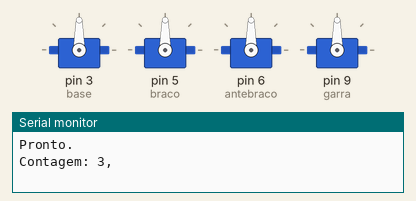
Simulated run of this sketch. Board: Arduino Uno, built with avr-gcc and run on an emulated ATmega328P. Shown: 4 × servo, the last lines printed to the serial monitor.

Above: at 0.1 s.
At 4.01 s:
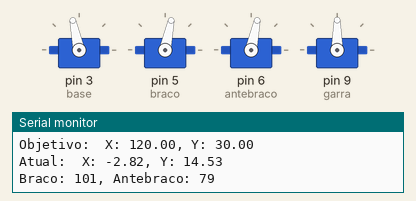
At 5.49 s:
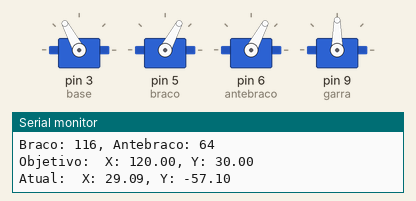
At 39.94 s:
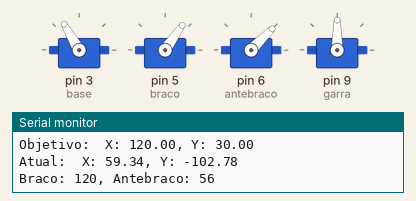
Timing chart, 0 to 40.0 s (numbered marks = the images above):
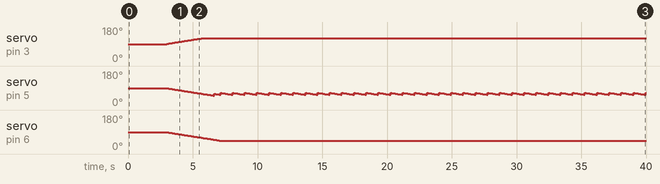

Measured:
- by itself, servo on pin 3 (base): moves from 90° to 120° over 2.6 s
- by itself, servo on pin 6 (antebraco): moves from 90° to 45° over 4.0 s

The sketch:

meArm_CinematicaDireta.ino
```cpp
#include <Servo.h>
#include <math.h>

Servo base, braco, antebraco, garra;           //Declara todos os servos.

const int cBraco = 84;                         //Comprimento do braço.
const int cAntebraco = 82;                     //Comprimento do antebraço.
const int erro[] = {90, 180, -90, -40};        //Erro para cálculos.
const int posInicial[] = {90, 90, 90, 90};     //Posições iniciais.
const int limiteBaixo[] = {0, 50, 30, 60};     //Limites baixos.
const int limiteAlto[] = {180, 140, 100, 90};  //Limites altos.
bool garraAberta = false;                      //Estado da garra.

int frameAtual = 0;          //Frame atual.
const float frame[4][4] = {  //cria um roteiro com as coordenadas da garra em cada frame.
  {90, 90, 0},
  {120, 30, 45},
  {60, 60, 20},
  {120, 30, 160}
  };

int angulos[] = {90, 90, 90, 90};  //Angulos dos servos.
float coordenadas[]={90, 0, 92};  //Coordenadas da garra.

void setup(){
	Serial.begin(9600);  //Inicia a comunicação serial.
	conexoes();          //Declara as portas onde cada servo está conectado.
	escritaInicial();    //Coloca os servos nas posições iniciais.
	contagem();          //Faz uma contagem regressiva para que a garra comece a se mover.
}

void loop(){
	atualizacao();         //Atualiza o frame ao final de cada movimento.
	while(!comparacao()){
    incremento();        //Suavizar o movimento dos servos.
	  verificacao();       //Verifica se os ângulos estão dentro do limite permitido.
	  mover();             //Move os servos.
	  calcs();             //Faz os cálculos necessários para descobrir os ângulos dos servos.
	  debug();             //Envia informações úteis para diagnóstico.
  }
  abrirGarra();          //Controla a abertura da garra.
}

void conexoes(){
	base.attach(3);       //Conecta a base à porta 3.
	braco.attach(5);      //Conecta o braco à porta 5.
	antebraco.attach(6);  //Conecta o antebraco à porta 6.
	garra.attach(9);      //Conecta a garra à porta 9.
}

void escritaInicial(){
	base.write(posInicial[0]);       //Posiciona o servo da base na posicao inicial.
	braco.write(posInicial[1]);      //Posiciona o servo do braco na posicao inicial.
  antebraco.write(posInicial[2]);  //Posiciona o servo do antebraco na posicao inicial.
  garra.write(posInicial[3]);      //Posiciona o servo da garra na posicao inicial.
}

void contagem(){
	Serial.println("Pronto.");   //Envia a mensagem pronto para sabermos que os servos se conectaram e chegaram a posição inicial.
  Serial.print("Contagem: ");  //Inicia a Contagem para o início do roteiro.
  for(int i = 3; i > 0; i--){  //Faz a contagem regressiva.
    Serial.print(i);
    if(i!=1){
      Serial.print(", ");
    } else {
      Serial.println("");
    }
  delay(1000);
  }
}

void atualizacao(){
  Serial.println("");           //Escreve uma mensagem para
  Serial.print("Frame ");       //avisar quando o servo completa
  Serial.print(frameAtual);     //o movimento de um frame.
  Serial.println(" Concluído!");
  Serial.println("");
  frameAtual +=1;
  if (frameAtual>3){
    frameAtual = 0;
  }
}

void incremento(){
  float obj[3];                 //Cria uma variável para guardar o frame atual.
  for(int i = 0; i < 3; i++){   //Salva cada valor do frame atual na variável.
    obj[i]=frame[frameAtual][i];
  }
	for(int i = 0; i<3; i++){     //Aproxima a posicao atual da posicao definida
		if(angulos[i]<obj[i]){  //para o frame atual em pequenos incrementos.
			angulos[i]+=1;
		} else if(angulos[i]>obj[i]){
			angulos[i]-=1;
		}
	}
}

void calcs(){
  float a = cBraco;
  float f = cAntebraco;
  float x = (float)angulos[0];
  float y = (float)angulos[1];
  float z = (float)angulos[2];

  float alpha = y+z-erro[2];  //Calcula o angulo oposto à d no triangulo braco, antebraco e d.

	float d = sqrt((f*f)+(a*a)-(2*a*f*cos(alpha * PI / 180.0)));  //Calcula o vetor entre a posicao final da garra e a base.

  float phi = acos(((d*d)+(f*f)-(a*a))/(2*d*f)) * (180.0 / PI);  //Calcula o angulo oposto ao antebraco do trinagulo braco, antebraco e d.

  float theta = erro[1] - phi - y;  //Calcula o angulo oposto à aresta da coordenada z.

  float s = d * cos(theta * PI / 180) + erro[3];  //Calcula a menor distância entre a base e o vértice z.

	coordenadas[0] = s * cos(x * PI / 180.0);      //Converte o valor para inteiro e adiciona o erro.
	coordenadas[1] = s * sin(x * PI / 180.0);      //Converte o valor para inteiro e adiciona o erro.
	coordenadas[2] = d * sin(theta * PI / 180.0);  //Converte o valor para inteiro e adiciona o erro.
}

void verificacao(){
  if (angulos[1]+angulos[2]<100){
    if(angulos[1]+10<limiteAlto[1]){
      angulos[1]+=10;
    } else {
      angulos[2]-=10;
    }
  }
	for(int i = 0; i < 3; i++){
			if (angulos[i] < limiteBaixo[i]){        //Verifica se o angulo desejado é
				angulos[i] = limiteBaixo[i];           //menor que o limite e o corrige.
			} else if (angulos[i] > limiteAlto[i]){  //Verifica se o angulo calculado é
				angulos[i] = limiteAlto[i];            //maior que o limite e o corrige.
			}
	}
}

void abrirGarra(){
	if(garraAberta != frame[frameAtual][3]){  //Verifica se a garra está na posição ordenada pelo roteiro.
		garraAberta=!garraAberta;               //Altera o estado da garra caso ela não esteja.
	}
  if(!garraAberta){                         //Define o angulo do servo da garra de acordo com o estado dela.
    angulos[3]=limiteAlto[3];
  } else {
    angulos[3]=limiteBaixo[3];
  }
}

void mover(){
  base.write(angulos[0]);       //Move o servo da base.
  braco.write(angulos[1]);      //Move o servo do braco.
  antebraco.write(angulos[2]);  //Move o servo do antebraco.
  garra.write(angulos[3]);      //Move o servo da garra.
}

void debug(){                      //Escreve no monitor serial uma série
  Serial.println();                //de valores úteis para diagnosticar
  Serial.print("Objetivo: ");      //o funcionamento da garra.
  Serial.print(" X: ");
  Serial.print(frame[frameAtual][0]);
  Serial.print(", Y: ");
  Serial.println(frame[frameAtual][1]);
  Serial.print("Atual: ");
  Serial.print(" X: ");
  Serial.print(coordenadas[0]);
  Serial.print(", Y: ");
  Serial.println(coordenadas[1]);
  Serial.print("Braco: ");
  Serial.print(angulos[0]);
  Serial.print(", Antebraco: ");
  Serial.println(angulos[1]);
}

bool comparacao(){  //Verifica se a garra chegou à posição correta.
  for(int i = 0; i < 3; i++){
    if(angulos[i]!=frame[frameAtual][i]){
      return false;
    }
  }
  return true;
}
```
